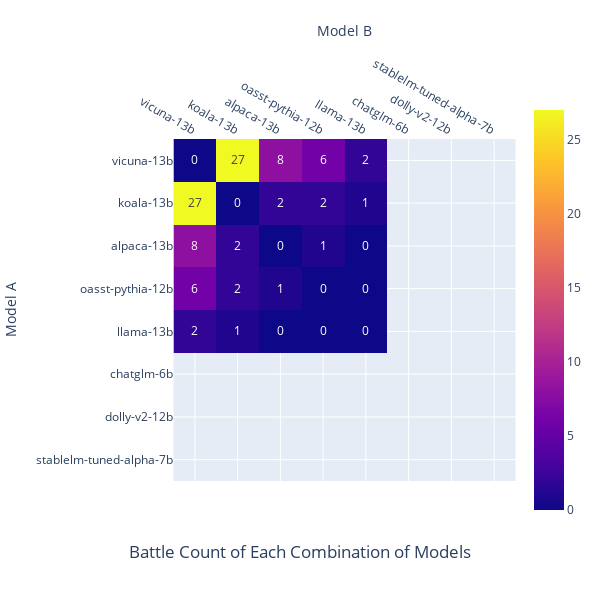

Notebook cell for this chart:
### Code cell
fig = visualize_battle_count(data_ties_only, title="Battle Count of Each Combination of Models")
fig

### Figure 1 — Plotly figure (JSON) as saved in the notebook; plotly's stock layout.template omitted (floating-point values rounded to 4 significant figures)
{"data": [{"coloraxis": "coloraxis", "hovertemplate": "Model A: %{y}<br>Model B: %{x}<br>Count: %{z}<extra></extra>", "name": "0", "texttemplate": "%{z}", "type": "heatmap", "x": ["vicuna-13b", "koala-13b", "alpaca-13b", "oasst-pythia-12b", "llama-13b", "chatglm-6b", "dolly-v2-12b", "stablelm-tuned-alpha-7b"], "xaxis": "x", "y": ["vicuna-13b", "koala-13b", "alpaca-13b", "oasst-pythia-12b", "llama-13b", "chatglm-6b", "dolly-v2-12b", "stablelm-tuned-alpha-7b"], "yaxis": "y", "z": [[0, 27, 8, 6, 2, null, null, null], [27, 0, 2, 2, 1, null, null, null], [8, 2, 0, 1, 0, null, null, null], [6, 2, 1, 0, 0, null, null, null], [2, 1, 0, 0, 0, null, null, null], [null, null, null, null, null, null, null, null], [null, null, null, null, null, null, null, null], [null, null, null, null, null, null, null, null]]}], "layout": {"coloraxis": {"colorscale": [[0, "#0d0887"], [0.1111, "#46039f"], [0.2222, "#7201a8"], [0.3333, "#9c179e"], [0.4444, "#bd3786"], [0.5556, "#d8576b"], [0.6667, "#ed7953"], [0.7778, "#fb9f3a"], [0.8889, "#fdca26"], [1, "#f0f921"]]}, "height": 600, "title": {"text": "Battle Count of Each Combination of Models", "x": 0.5, "y": 0.07}, "width": 600, "xaxis": {"anchor": "y", "constrain": "domain", "domain": [0, 1], "scaleanchor": "y", "side": "top", "title": {"text": "Model B"}}, "yaxis": {"anchor": "x", "autorange": "reversed", "constrain": "domain", "domain": [0, 1], "title": {"text": "Model A"}}}}
